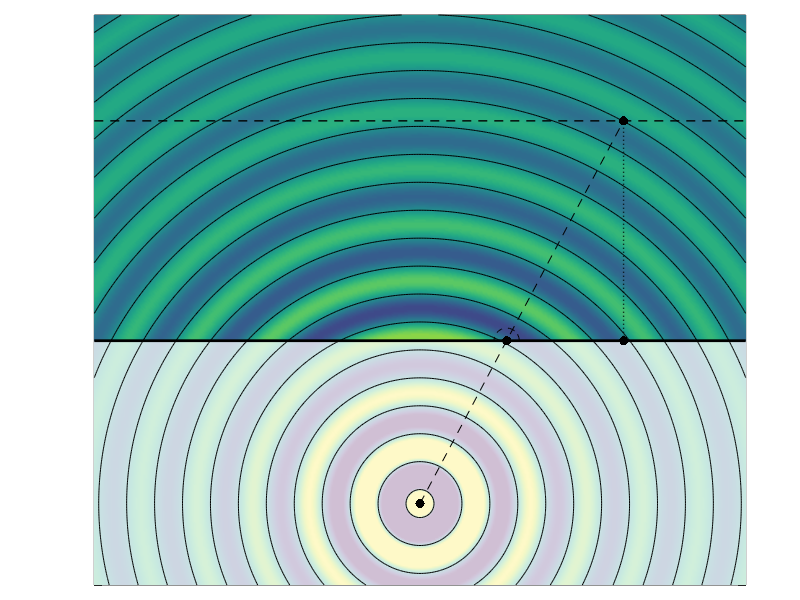

Recreate this plot in MATLAB. (Note: this script raises an error after producing the figure.)
clear
close all

dx = 1e-2;
w = 2*pi*1e3;
c = 343.1;
k = w / c;

xr = [1.25 , 1.35];
xs = [0,-1];
x0 = [(xr(1)-xs(1))/(1+abs(xr(2)/xs(2)))+xs(1), 0];
x = (-2:dx:2)';
y = (-1.5:dx:2)';
[X,Y] = meshgrid(x,y);
r = sqrt( (X-xs(1)).^2 + (Y-xs(2)).^2 );

angle_0 = 1i*(k*sqrt( sum( (x0-xs).^2 ) )+pi/2);
field = exp( -1i*k*r )./r;

angle_1 = -1i*k*sqrt( sum((x0-xs).^2 ) ) ;
angle_2 = -1i*k*sqrt( sum((x0-xr).^2) );
r2 = sqrt( (X-x0(1)).^2+(Y-x0(2)).^2);
field2 = exp(-1i*k*r2 +  angle_1)./r2;
kx0 = (x0-xs)/sqrt( sum( (x0-xs).^2 ) );
ky0 = (x0-xs)/sqrt( sum( (x0-xs).^2 ) );
%%
x_ax = -1.5;
fig = figure('Units','points','Position',[200,200,400,330]);
p = axes('Units','normalized','Position',[0.05 0.025 .95 .95 ]);
p1 = pcolor(x,y,real(field));
set(p1, 'EdgeColor', 'white');
shading interp
axis equal tight
caxis([-1,1]*1e0*1.5);
hold on
fill([x(1), x(end),x(end),x(1)],[y(1),y(1),0,0],[1 1 1]*1,'EdgeColor','none','FaceAlpha',0.75);
fill([x(1), x(end),x(end),x(1)],[0,0,y(end),y(end)],[1 1 1]*1,'EdgeColor','none','FaceAlpha',0);

plot(xs(1),xs(2),'.k','MarkerSize',20)
plot(xr(1),xr(2),'.k','MarkerSize',20)
plot(x0(1),x0(2),'.k','MarkerSize',20)
plot(xr(1),0,'.k','MarkerSize',20)

pcolor_ax =(gca);
cRange = caxis;
[C,~]= contour( x, y , real(field), [ 0 0 ], '-k');
field2(r2>sqrt(sum(( xr - x0 ).^2))+10*dx)=nan;
field2(Y<0) = nan;

[C2,~]= contour( x, y , real(field2), '--k');
set(gca,...
'XTickLabel','','YTickLabel','');
line([xs(1),xr(1)],[xs(2),xr(2)],'Color','black','LineStyle','--')
line([x(1),x(end)],[0,0],'Color','black','LineStyle','-','LineWidth',2)
line([x(1),x(end)],[xr(2),xr(2)],'Color','black','LineStyle','--','LineWidth',1)

line([xr(1),xr(1)],[0,xr(2)],'Color','black','LineStyle',':','LineWidth',1)


headWidth = 5*1.5;
headLength = 5*1.5;
ah = annotation('arrow',...
    'headStyle','cback2','HeadLength',headLength,'HeadWidth',headWidth);
set(ah,'parent',gca);
set(ah,'position',[x(1)-10*dx, 0, x(end)-x(1)+10*dx, 0]);    

ah2 = annotation('arrow',...
    'headStyle','cback2','HeadLength',headLength,'HeadWidth',headWidth);
set(ah2,'parent',gca);
set(ah2,'position',[x_ax, y(1), 0, y(end)-y(1)+0*dx]);  

kxn_p = -(x0(1)-xs(1))/sqrt( sum( (x0-xs).^2 ) );
kyn_p = -(x0(2)-xs(2))/sqrt( sum( (x0-xs).^2 ) );
kxn_g = -(x0(1)-xr(1))/sqrt( sum( (x0-xr).^2 ) );
kyn_g = -(x0(2)-xr(2))/sqrt( sum( (x0-xr).^2 ) );

ftsize = 12;
LineLength = 0.65;
% ah3 = annotation('arrow',...
%     'headStyle','cback2','HeadLength',headLength,'HeadWidth',headWidth,'LineWidth',1.5);
% set(ah3,'parent',gca);
% set(ah3,'position',[x0(1), x0(2), LineLength*kxn_p, LineLength*kyn_p]);    
ah4 = annotation('arrow',...
    'headStyle','cback2','HeadLength',headLength,'HeadWidth',headWidth,'LineWidth',1.5);
set(ah4,'parent',gca);
set(ah4,'position',[xr(1), xr(2), LineLength*kxn_g, LineLength*kyn_g]);    
%text(x(end)+0.15,-.1,'$x$',  'Interpreter', 'LaTex' , 'FontSize', ftsize)
%text(x_ax-0.17,y(end)+0.15,'$y$',  'Interpreter', 'LaTex' , 'FontSize', ftsize)

set(gca,'box','off')
color = get(fig,'Color');

set(gca,'XColor',color,'YColor',color,'TickDir','out')
set(gca,'FontName','Times New Roman','FontSize',12);
allAxesInFigure = findall(fig,'type','axes');
b = get(gca,'XTickLabel');
set(allAxesInFigure,'XTickLabel',b,'FontSize',ftsize-2);

set(gcf,'PaperPositionMode','auto');
print( fullfile( '../..','Figures/SFS_theory','explicit_sol_stationary_point' ) ,'-dpng')